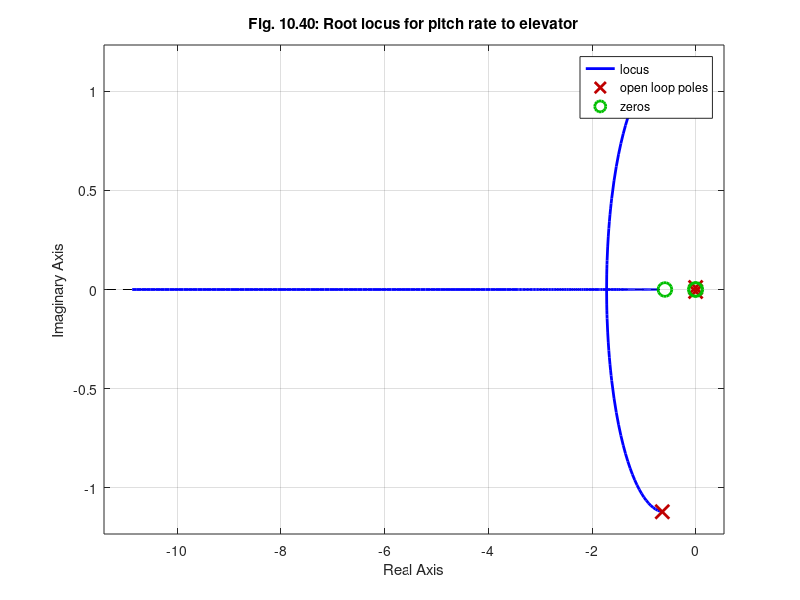

This figure's MATLAB source: (Note: this script raises an error after producing the figure.)
%  Figure 10.40      Feedback Control of Dynamic Systems, 6e
%                        Franklin, Powell, Emami
%
% fig9_40.m is a script to generate Fig. 10.40, the root locus
% of the aircraft with feedback from pitch rate to elevator
clf;
% aircraft system matrices
f=[-.00643 .0263 0 -32.2 0;
-.0941 -.624 820 0 0;
-.000222 -0.00153 -.668 0 0;
0 0 1 0 0;
0 -1 0 830 0];

g=[0; -32.7; -2.08; 0; 0];
h=[0 0 -1 0 0];
j=0;
%
%[np, dp]= ss2tf(f,g,h,j);
sys=ss(f,g,h,j);
% axis([-.02 .02 -.015 .015])
h1=figure;
rlocus(sys)
grid on;
title('Fig. 10.40: Root locus for pitch rate to elevator')
% now zoom in to origin
h3=axes('pos',[.1 .15 .35 .35]);
set(h1,'CurrentAxes',h3);
hold on;
rlocus(sys);
axis([-.02 0.01 -.12 .12]);
